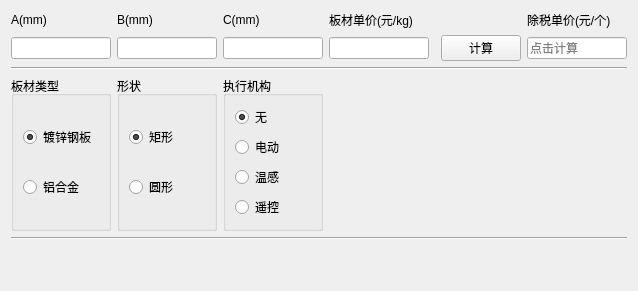
      <widget class="QWidget" name="page_9">
       <layout class="QGridLayout" name="gridLayout_8">
        <item row="0" column="3">
         <widget class="QLabel" name="label_39">
          <property name="text">
           <string>板材单价(元/kg)</string>
          </property>
         </widget>
        </item>
        <item row="4" column="0" colspan="7">
         <widget class="Line" name="line_8">
          <property name="orientation">
           <enum>Qt::Horizontal</enum>
          </property>
         </widget>
        </item>
        <item row="3" column="2">
         <widget class="QGroupBox" name="groupBox_2">
          <property name="title">
           <string>执行机构</string>
          </property>
          <layout class="QVBoxLayout" name="verticalLayout_4">
           <item>
            <widget class="QRadioButton" name="radioButton_3">
             <property name="text">
              <string>无</string>
             </property>
             <property name="checked">
              <bool>true</bool>
             </property>
            </widget>
           </item>
           <item>
            <widget class="QRadioButton" name="radioButton_4">
             <property name="text">
              <string>电动</string>
             </property>
            </widget>
           </item>
           <item>
            <widget class="QRadioButton" name="radioButton_5">
             <property name="text">
              <string>温感</string>
             </property>
            </widget>
           </item>
           <item>
            <widget class="QRadioButton" name="radioButton_6">
             <property name="text">
              <string>遥控</string>
             </property>
            </widget>
           </item>
          </layout>
         </widget>
        </item>
        <item row="1" column="6">
         <widget class="QLineEdit" name="lineEdit_29">
          <property name="maximumSize">
           <size>
            <width>100</width>
            <height>16777215</height>
           </size>
          </property>
          <property name="placeholderText">
           <string>点击计算</string>
          </property>
         </widget>
        </item>
        <item row="3" column="0">
         <widget class="QGroupBox" name="groupBox">
          <property name="title">
           <string>板材类型</string>
          </property>
          <property name="checkable">
           <bool>false</bool>
          </property>
          <layout class="QVBoxLayout" name="verticalLayout_2">
           <item>
            <widget class="QRadioButton" name="radioButton">
             <property name="text">
              <string>镀锌钢板</string>
             </property>
             <property name="checked">
              <bool>true</bool>
             </property>
            </widget>
           </item>
           <item>
            <widget class="QRadioButton" name="radioButton_2">
             <property name="text">
              <string>铝合金</string>
             </property>
            </widget>
           </item>
          </layout>
         </widget>
        </item>
        <item row="1" column="2">
         <widget class="QLineEdit" name="lineEdit_28">
          <property name="maximumSize">
           <size>
            <width>100</width>
            <height>16777215</height>
           </size>
          </property>
         </widget>
        </item>
        <item row="0" column="2">
         <widget class="QLabel" name="label_38">
          <property name="text">
           <string>C(mm)</string>
          </property>
         </widget>
        </item>
        <item row="3" column="4" colspan="3">
         <spacer name="horizontalSpacer">
          <property name="orientation">
           <enum>Qt::Horizontal</enum>
          </property>
          <property name="sizeHint" stdset="0">
           <size>
            <width>40</width>
            <height>20</height>
           </size>
          </property>
         </spacer>
        </item>
        <item row="1" column="3">
         <widget class="QLineEdit" name="lineEdit_30">
          <property name="maximumSize">
           <size>
            <width>100</width>
            <height>16777215</height>
           </size>
          </property>
          <property name="text">
           <string/>
          </property>
         </widget>
        </item>
        <item row="1" column="5">
         <widget class="QPushButton" name="pushButton_7">
          <property name="maximumSize">
           <size>
            <width>100</width>
            <height>16777215</height>
           </size>
          </property>
          <property name="text">
           <string>计算</string>
          </property>
         </widget>
        </item>
        <item row="2" column="0" colspan="7">
         <widget class="Line" name="line_7">
          <property name="orientation">
           <enum>Qt::Horizontal</enum>
          </property>
         </widget>
        </item>
        <item row="5" column="0">
         <spacer name="verticalSpacer_8">
          <property name="orientation">
           <enum>Qt::Vertical</enum>
          </property>
          <property name="sizeHint" stdset="0">
           <size>
            <width>20</width>
            <height>40</height>
           </size>
          </property>
         </spacer>
        </item>
        <item row="0" column="6">
         <widget class="QLabel" name="label_40">
          <property name="text">
           <string>除税单价(元/个)</string>
          </property>
         </widget>
        </item>
        <item row="0" column="0">
         <widget class="QLabel" name="label_36">
          <property name="text">
           <string>A(mm)</string>
          </property>
         </widget>
        </item>
        <item row="1" column="1">
         <widget class="QLineEdit" name="lineEdit_27">
          <property name="maximumSize">
           <size>
            <width>100</width>
            <height>16777215</height>
           </size>
          </property>
         </widget>
        </item>
        <item row="1" column="0">
         <widget class="QLineEdit" name="lineEdit_26">
          <property name="maximumSize">
           <size>
            <width>100</width>
            <height>16777215</height>
           </size>
          </property>
         </widget>
        </item>
        <item row="3" column="1">
         <widget class="QGroupBox" name="groupBox_3">
          <property name="title">
           <string>形状</string>
          </property>
          <layout class="QVBoxLayout" name="verticalLayout_3">
           <item>
            <widget class="QRadioButton" name="radioButton_7">
             <property name="text">
              <string>矩形</string>
             </property>
             <property name="checked">
              <bool>true</bool>
             </property>
            </widget>
           </item>
           <item>
            <widget class="QRadioButton" name="radioButton_8">
             <property name="text">
              <string>圆形</string>
             </property>
            </widget>
           </item>
          </layout>
         </widget>
        </item>
        <item row="0" column="1">
         <widget class="QLabel" name="label_37">
          <property name="text">
           <string>B(mm)</string>
          </property>
         </widget>
        </item>
       </layout>
      </widget>
